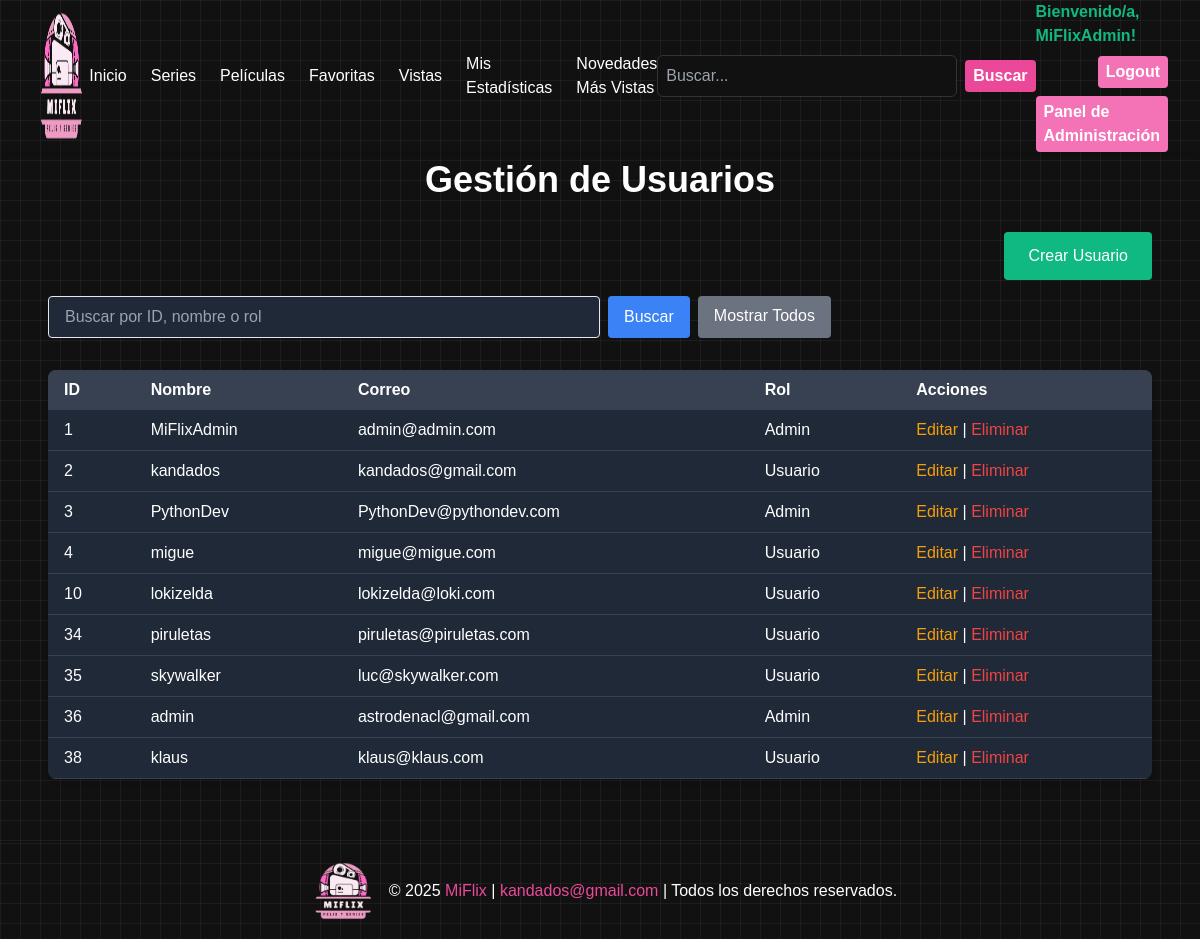
The app's page /usuarios/gestion-usuarios/ (signed in) with its own data.
### usuarios/models.py (models this page shows, shortened)
class Usuario(AbstractUser):
    ADMIN = 'ADMIN'
    CLIENT = 'CLIENT'
    ROLE_CHOICES = [
        (ADMIN, 'Administrador'),
        (CLIENT, 'Cliente'),
        ('USER', 'USUARIO'),
    ]
    is_first_login = models.BooleanField(default=True)  # Este campo indica si es el primer login
    role = models.CharField(max_length=10, choices=ROLE_CHOICES, default=CLIENT)
    email = models.EmailField(unique=True)

### usuarios/views.py (the view, shortened to what this page needs)
# urls.py: path('gestion-usuarios/', views.gestion_usuarios, name='gestion_usuarios'),
@login_required
@user_passes_test(es_administrador)
def gestion_usuarios(request):
    query = request.GET.get('q', '').strip()  # Captura y limpia el término de búsqueda
    usuarios = Usuario.objects.all()  # Consulta base inicial
    return render(request, 'usuarios/gestion_usuarios.html', {'usuarios': usuarios})

### usuarios/views.py (called while the page is built)
def es_administrador(user):
    return user.is_authenticated and user.is_staff

### usuarios/templates/usuarios/gestion_usuarios.html
{% extends "MiFlixApp/base.html" %}
{% block content %}
<section class="py-8 px-4 mt-32">
    <h1 class="text-4xl font-bold text-center mb-8">Gestión de Usuarios</h1>
    <div class="flex justify-end mb-4">
        <a href="{% url 'usuarios:crear_usuario' %}" class="bg-green-500 text-white px-6 py-3 rounded hover:bg-green-600 transition">
            Crear Usuario
        </a>
    </div>
    <form method="get" action="{% url 'usuarios:gestion_usuarios' %}" class="mb-8 flex gap-2">
        <input
            type="text"
            name="q"
            placeholder="Buscar por ID, nombre o rol"
            value="{{ request.GET.q|default_if_none:'' }}"
            class="px-4 py-2 border rounded w-1/2 bg-gray-800 text-white placeholder-gray-400 focus:outline-none focus:ring-2 focus:ring-blue-500"
        />
        <button type="submit" class="bg-blue-500 text-white px-4 py-2 rounded hover:bg-blue-600 transition">
            Buscar
        </button>
        <a href="{% url 'usuarios:gestion_usuarios' %}" class="bg-gray-500 text-white px-4 py-2 rounded hover:bg-gray-600 transition">
            Mostrar Todos
        </a>
    </form>
    <table class="w-full bg-gray-800 text-white rounded-lg overflow-hidden shadow-md">
        <thead>
            <tr class="bg-gray-700">
                <th class="px-4 py-2 text-left">ID</th>
                <th class="px-4 py-2 text-left">Nombre</th>
                <th class="px-4 py-2 text-left">Correo</th>
                <th class="px-4 py-2 text-left">Rol</th>
                <th class="px-4 py-2 text-left">Acciones</th>
            </tr>
        </thead>
        <tbody>
            {% for usuario in usuarios %}
            <tr class="border-b border-gray-700 hover:bg-gray-600 transition">
                <td class="px-4 py-2">{{ usuario.id }}</td>
                <td class="px-4 py-2">{{ usuario.username }}</td>
                <td class="px-4 py-2">{{ usuario.email }}</td>
                <td class="px-4 py-2">{{ usuario.is_staff|yesno:"Admin,Usuario" }}</td>
                <td class="px-4 py-2">
                    <a href="{% url 'usuarios:editar_usuario' usuario.id %}" class="text-yellow-500 hover:text-yellow-700">Editar</a> |
                    <a href="{% url 'usuarios:eliminar_usuario' usuario.id %}" class="text-red-500 hover:text-red-700">Eliminar</a>
                </td>
            </tr>
            {% empty %}
            <tr>
                <td colspan="5" class="text-center text-gray-400 py-4">No se encontraron usuarios.</td>
            </tr>
            {% endfor %}
        </tbody>
    </table>
</section>
{% endblock %}

### MiFlixApp/templates/MiFlixApp/base.html (shortened to what this page needs)
<!DOCTYPE html>
<html lang="es">
<head>
    {% load static %}
    <link href="https://cdn.jsdelivr.net/npm/tailwindcss@2.2.19/dist/tailwind.min.css" rel="stylesheet">
    <link rel="stylesheet" href="https://cdn.jsdelivr.net/npm/flyonui@latest/dist/flyonui.min.css">
    <link rel="stylesheet" href="{% static 'MiFlixApp/style.css' %}">
</head>
<body class="text-white">
    <header id="main-header" class="fixed top-0 left-0 w-full z-50 transition-all duration-300 ease-in-out shadow-md">
        <div class="flex items-center justify-between px-20 py- md:px-8">
            <a href="{% url 'MiFlixApp:index' %}">
                <img src="{% static 'MiFlixApp/images/logo.png' %}" alt="Logo MiFlix" class="h-36">
            </a>
            <nav id="menu" class="hidden md:flex space-x-6 items-center">
                <a href="{% url 'MiFlixApp:index' %}" class="hover:text-pink-300">Inicio</a>
                <a href="{% url 'MiFlixApp:series' %}" class="hover:text-pink-300">Series</a>
                <a href="{% url 'MiFlixApp:peliculas' %}" class="hover:text-pink-300">Películas</a>
                {% if user.is_authenticated %}
                    <a href="{% url 'usuarios:favoritos' %}" class="hover:text-pink-300">Favoritas</a>
                    <a href="{% url 'usuarios:ya_vistas' %}" class="hover:text-pink-300">Vistas</a>
                    <a href="{% url 'usuarios:estadisticas_usuario' %}" class="hover:text-pink-300">Mis Estadísticas</a>
                {% endif %}
                <a href="{% url 'MiFlixApp:novedades_mas_vistas' %}" class="hover:text-pink-300">Novedades Más Vistas</a>
            </nav>
            <form action="{% url 'MiFlixApp:buscar_contenido' %}" method="get" class="hidden md:flex items-center space-x-2">
                <input
                    type="text"
                    name="q"
                    placeholder="Buscar..."
                    class="search-input"
                >
                <button type="submit" class="bg-pink-500 hover:bg-pink-700 text-white font-bold py-1 px-2 rounded">
                    Buscar
                </button>
            </form>
            <div class="hidden md:flex flex-col items-end space-y-2">
                {% if user.is_authenticated %}
                    <span class="text-green-500 font-semibold">Bienvenido/a, {{ user.username }}!</span>
                    <form action="{% url 'usuarios:logout' %}" method="post" class="inline">
                        <button type="submit" class="bg-pink-400 hover:bg-pink-500 text-white font-bold py-1 px-2 rounded">
                            Logout
                        </button>
                    </form>
                    {% if user.is_staff %}
                        <a href="{% url 'usuarios:panel_admin' %}" class="bg-pink-400 hover:bg-pink-500 text-white font-bold py-1 px-2 rounded">
                            Panel de Administración
                        </a>
                    {% endif %}
                {% else %}
                    <div class="flex space-x-2">
                        <a href="{% url 'usuarios:login' %}" class="bg-white-400 hover:bg-pink-500 text-white font-bold py-1 px-2 rounded">Login</a>
                        <a href="{% url 'usuarios:registro' %}" class="bg-white-400 hover:bg-pink-500 text-white font-bold py-1 px-2 rounded">Registro</a>
                    </div>
                {% endif %}
            </div>
        </div>
    </header>
    <main class="{% if request.resolver_match.url_name in 'series peliculas favoritos ya_vistas estadisticas_usuario novedades_mas_vistas' %}adjusted-content{% endif %} px-4 sm:px-8">
        {% block content %}{% endblock %}
    </main>
    <footer class="text-center text-white py-4 mt-8">
    <div class="flex justify-center items-center space-x-2">
        <img src="{% static 'MiFlixApp/images/logo.png' %}" alt="Logo MiFlix" class="h-16">
        <span>© 2025 <span class="highlight">MiFlix</span> | <span class="highlight">kandados@gmail.com</span> | Todos los derechos reservados.</span>
    </div>
</footer>
</body>
</html>

### MiFlixApp/static/MiFlixApp/style.css (style rules this page uses)
body { background-color: #111; background-image: linear-gradient(rgba(255, 255, 255, 0.05) 1px, transparent 1px), linear-gradient(90deg, rgba(255, 255, 255, 0.05) 1px, transparent 1px); background-size: 20px 20px; color: #fff; margin: 0; padding: 0; font-family: 'Arial', sans-serif; }
header { background-color: #202020; }
footer { background-color: #202020; }

### MiFlixApp/templates/MiFlixApp/base.html (style rules this page uses)
body { background-color: #111; background-image: linear-gradient(rgba(255, 255, 255, 0.05) 1px, transparent 1px), linear-gradient(90deg, rgba(255, 255, 255, 0.05) 1px, transparent 1px); background-size: 20px 20px; color: #fff; }
header { background-color: #111; background-image: linear-gradient(rgba(255, 255, 255, 0.05) 1px, transparent 1px), linear-gradient(90deg, rgba(255, 255, 255, 0.05) 1px, transparent 1px); background-size: 20px 20px; }
footer { background-color: #111; background-image: linear-gradient(rgba(255, 255, 255, 0.05) 1px, transparent 1px), linear-gradient(90deg, rgba(255, 255, 255, 0.05) 1px, transparent 1px); background-size: 20px 20px; }
footer .highlight { color: #ec4899; }
.search-input { width: 300px; background-color: #111; color: #fff; border: 1px solid #333; padding: 0.5rem; border-radius: 0.375rem; }

### records on screen
Usuario: username "MiFlixAdmin", id "1", email "admin@admin.com", is_staff "Admin"
Usuario: id "2", username "kandados", email "kandados@gmail.com", is_staff "Usuario"
Usuario: id "3", username "PythonDev", email "PythonDev@pythondev.com", is_staff "Admin"
Usuario: id "4", username "migue", email "migue@migue.com", is_staff "Usuario"
Usuario: id "10", username "lokizelda", email "lokizelda@loki.com", is_staff "Usuario"
Usuario: id "34", username "piruletas", email "piruletas@piruletas.com", is_staff "Usuario"
Usuario: id "35", username "skywalker", email "luc@skywalker.com", is_staff "Usuario"
Usuario: id "36", username "admin", email "astrodenacl@gmail.com", is_staff "Admin"
Usuario: id "38", username "klaus", email "klaus@klaus.com", is_staff "Usuario"
